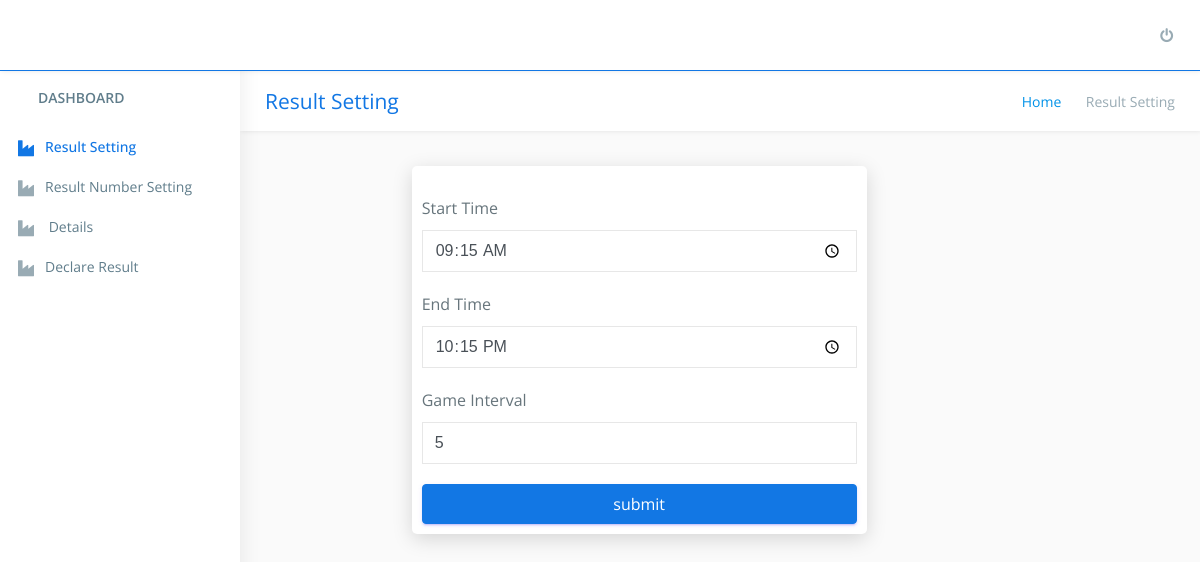
/AJS/game_setting.php (signed in), run on an earlier commit of the app's database.
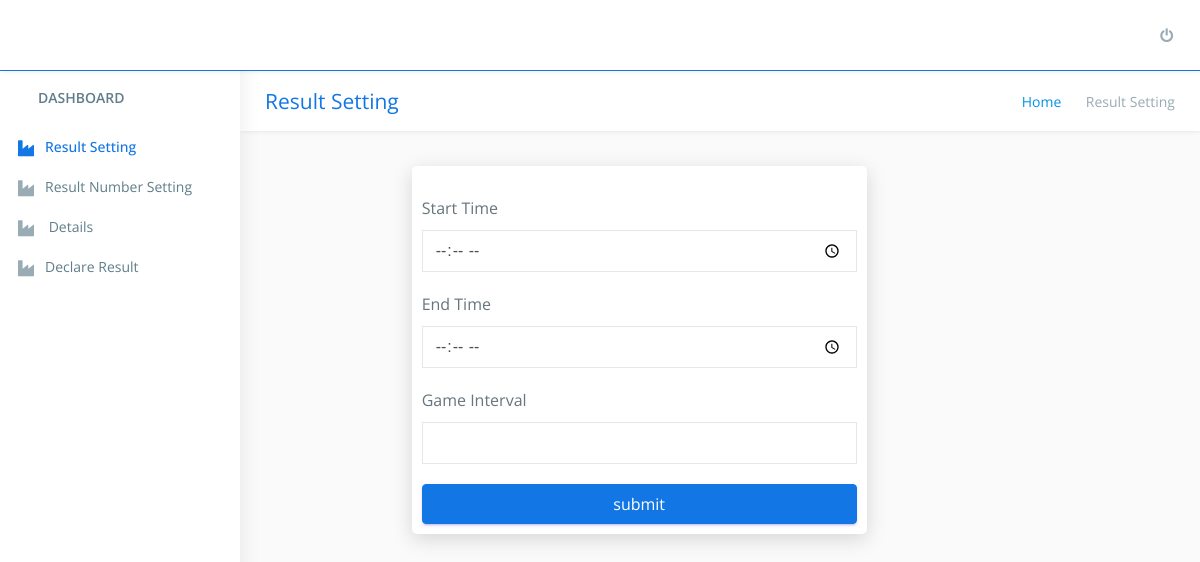
And on a later commit of the database.
### tables this page shows
CREATE TABLE `game_time` (
  `game_time_id` int(11) NOT NULL,
  `game_time` varchar(20) NOT NULL,
  `g_time` time NOT NULL,
  `interval` int(20) NOT NULL,
  `saving` int(20) NOT NULL DEFAULT 10,
  `cancel_ticket` int(20) NOT NULL DEFAULT 2
);

### AJS/game_setting.php (the view, shortened to what this page needs)
<?php
  include('check.php');
   include('includes/header.php'); ?>
<?php include('includes/side_navigation.php');
   $admin_id= $_SESSION['id']; ?>
<div class="page-wrapper">
   <div class="row page-titles">
      <div class="col-md-5 align-self-center">
         <h3 class="text-primary">Result Setting</h3>
      </div>
      <div class="col-md-7 align-self-center">
         <ol class="breadcrumb">
            <li class="breadcrumb-item"><a href="javascript:void(0)">Home</a></li>
            <li class="breadcrumb-item active">Result Setting</li>
         </ol>
      </div>
   </div>
   <div class="container-fluid">
      <div class="row" >
         <div class="col-lg-2">
           <?php
      $qry=mysqli_query($con,"SELECT `g_time`,`interval` FROM `game_time` ORDER BY `game_time_id` ASC limit 1 ");
      $row=mysqli_fetch_assoc($qry);
      $qry1=mysqli_query($con,"SELECT `g_time` FROM `game_time` ORDER BY `game_time_id` DESC limit 1 ");
      $row1=mysqli_fetch_assoc($qry1);
      ?>
         </div>
         <div class="col-lg-6" style="align-items: center;">
            <div class="card" style="padding-top: 30px">
               <div class="card-body">
                  <div class="basic-form">
                     <form method="post">
                        <div class="form-group">
                           <label> Start Time</label>
                           <input type="time"   name="start_time" class="form-control" required="true" value="<?php echo $row['g_time']; ?>">
                        </div>
                        <div class="form-group">
                           <label> End Time</label>
                           <input type="time"  name="end_time" class="form-control" required="true" value="<?php echo $row1['g_time']; ?>">
                        </div>
                        <div class="form-group">
                           <label> Game Interval</label>
                           <input type="number"  name="interval" class="form-control" required="true" value="<?php echo $row['interval']; ?>">
                        </div>
                        <button name="submit" id="submit" class="btn hideb btn-primary btn-block" bgcolor="blue">submit</button>
                  </div>
               </div>
            </div>
         </div>
      </div>
      <div class="col-lg-2"></div>
   </div>
   <?php include('includes/footer.php'); ?>

### AJS/includes/header.php (shortened to what this page needs)
<!DOCTYPE html>
<html lang="en">
<head><meta http-equiv="Content-Type" content="text/html; charset=utf-8">
    <link href="css/lib/bootstrap/bootstrap.min.css" rel="stylesheet">
    <link href="css/helper.css" rel="stylesheet">
    <link href="css/style.css" rel="stylesheet">
</head>
<body class="fix-header fix-sidebar">
    <div id="main-wrapper">
        <div class="header">
            <nav class="navbar top-navbar navbar-expand-md navbar-light">
                <div class="navbar-header">
                </div>
                <div class="navbar-collapse">
                    <ul class="navbar-nav mr-auto mt-md-0">
                        <li class="nav-item m-l-10"> <a class="nav-link sidebartoggler hidden-sm-down text-muted  " href="javascript:void(0)"><i class="ti-menu"></i></a> </li>
                    </ul>
                    <ul class="navbar-nav my-lg-0">
                        <li class="nav-item dropdown">
                            <a class="nav-link dropdown-toggle text-muted " href="logout.php" data-toggle="dropdown" aria-haspopup="true" aria-expanded="false"><i class="fa fa-power-off"></i></a>
                        </li>
                    </ul>
                </div>
            </nav>
        </div>

### AJS/includes/side_navigation.php (shortened to what this page needs)
<div class="left-sidebar">
   <div class="scroll-sidebar"   >
      <nav class="sidebar-nav" >
         <ul id="sidebarnav" >
            <li class="nav-label"><a href="dashboard.php">Dashboard</a></li>
            <li>
               <a href="game_setting.php"  aria-expanded="false"><i class="fa fa-industry"></i><span class="hide-menu">Result Setting</span></a>
            </li>
            <li>
               <a href="result_number.php" aria-expanded="false"><i class="fa fa-industry"></i><span class="hide-menu">Result Number Setting</span></a>
            </li>
            <li>
               <a href="view_number_setting.php" aria-expanded="false"><i class="fa fa-industry"></i><span class="hide-menu"> Details </span></a>
            </li>
            <li>
               <a href="result_generate.php" aria-expanded="false"><i class="fa fa-industry"></i><span class="hide-menu">Declare Result</span></a>
            </li>
         </ul>
      </nav>
   </div>
</div>

### AJS/includes/footer.php (shortened to what this page needs)
</div>
</div>
</body>
</html>

### AJS/css/helper.css (style rules this page uses)
.m-l-10 { margin-left: 10px!important; }

What changed in the data, as far as the page shows it:
removed game_time: start_time "09:15:00", interval "5"
removed game_time: end_time "22:15:00"
